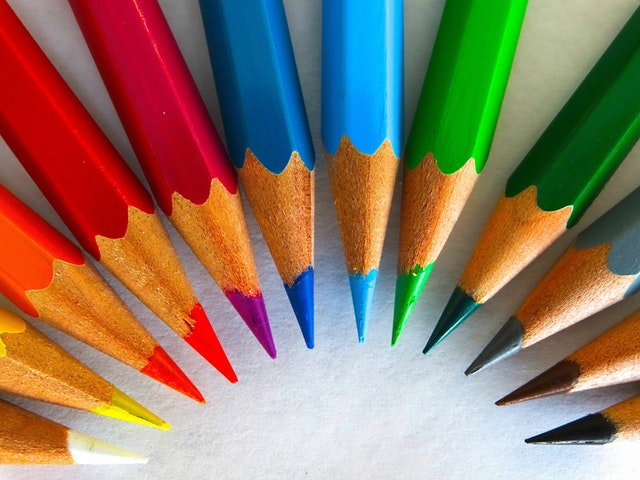
#> input picture pencils.jpeg, 640 x 480 px
$ jupyter execute --allow-errors 045-alpha-masks.ipynb   (shell and % lines are left out)
#> lines starting #> are read from the running program, lines starting #| are printed output that depends on the picture
[cell 1]
%pylab inline

[cell 2]
a = imread("pencils.jpeg") / 256
imshow(a)

[cell 3]
figsize(12,4)
#> (the rest of this cell did not finish here and is left out)

[cell 4]
figsize(6,6)
xlabel("red")
ylabel("green")
_ = hist2d(a[:,:,0].ravel(), a[:,:,1].ravel(), bins=64, cmap=cm.hot)
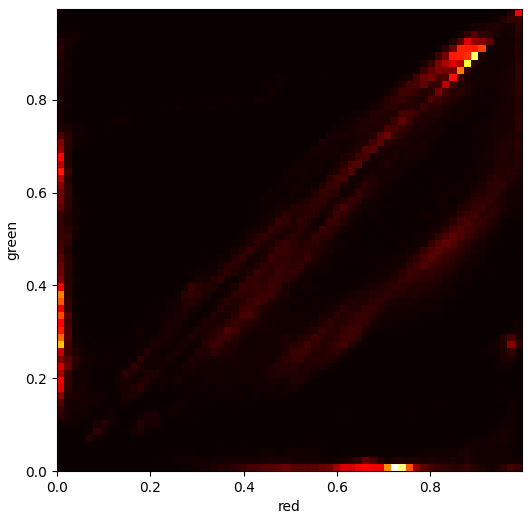
#> figure drawn by matplotlib, 1 panel

# Adding an Alpha (Transparency) Channel

[cell 5]
y = np.ones(a.shape[0])
#> y = 480 values from 1 to 1
x = np.linspace(0, 1, a.shape[1])
#> x = 640 values from 0 to 1
alpha = np.multiply.outer(y, x)
alpha.shape
#> Out = (480, 640)

[cell 6]
rgba = dstack((a, alpha))
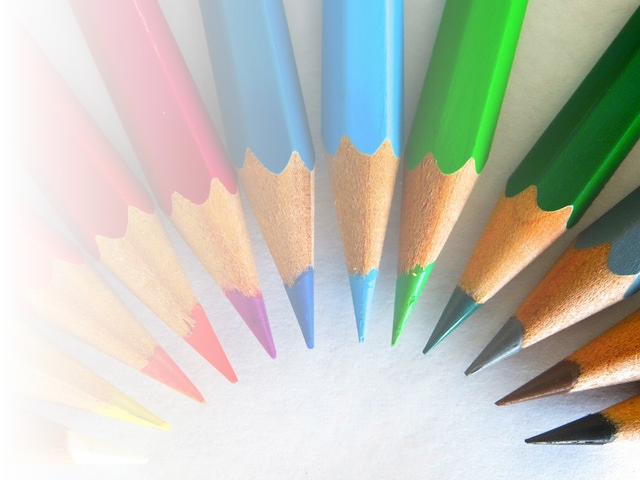
#> rgba: shape (480, 640, 4) float64; mean R, G, B, A 0.556, 0.472, 0.396, 0.5; transparent parts drawn white
rgba.shape
#> Out = (480, 640, 4)

[cell 7]
_ = imshow(rgba)

# Converting to Grayscale
* More Info: https://en.wikipedia.org/wiki/Grayscale#Converting_color_to_grayscale

[cell 8]
def rgb2gray(rgb):
    return rgb[...,:3] @ [0.299, 0.587, 0.114]
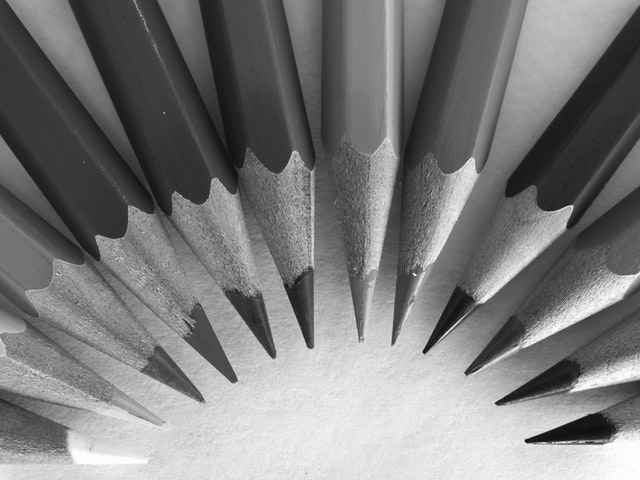
#> returned value: shape (480, 640) float64; min 0.0203, max 0.996, mean 0.488

[cell 9]
b = rgb2gray(a)
b.shape
#> Out = (480, 640)

[cell 10]
imshow(b, cmap=cm.gray, vmin=0, vmax=1)
colorbar()
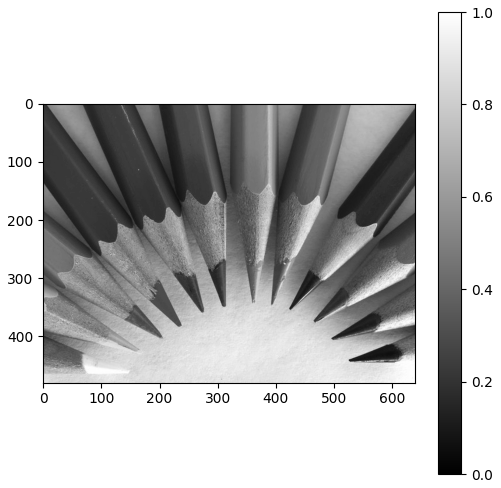
#> figure drawn by matplotlib, 2 panels

$ run again, with city.jpeg copied over pencils.jpeg
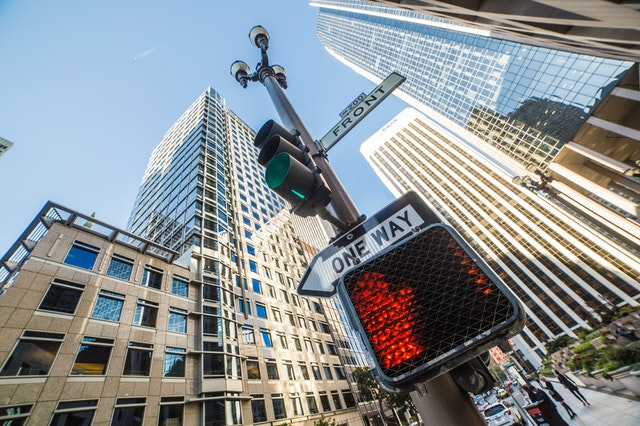
#> input picture city.jpeg, 640 x 426 px
#> `rgba = dstack((a, alpha))`:
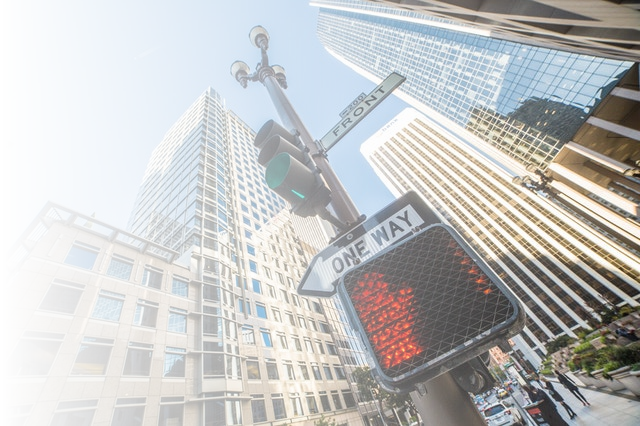
#> rgba: shape (426, 640, 4) float64; mean R, G, B, A 0.542, 0.565, 0.577, 0.5; transparent parts drawn white
#> `[cell 10] imshow(b, cmap=cm.gray, vmin=0, vmax=1) colorbar()`:
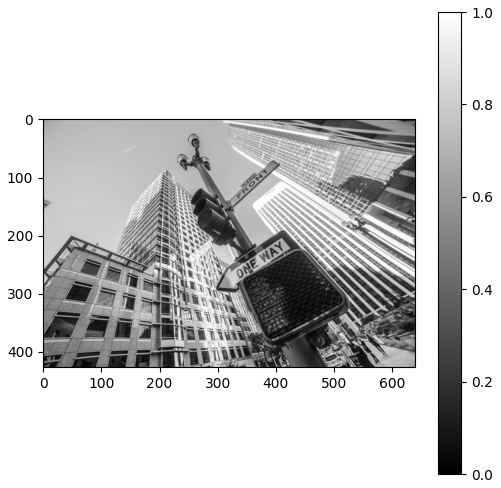
#> figure drawn by matplotlib, 2 panels

$ run again, with pagoda.jpeg copied over pencils.jpeg
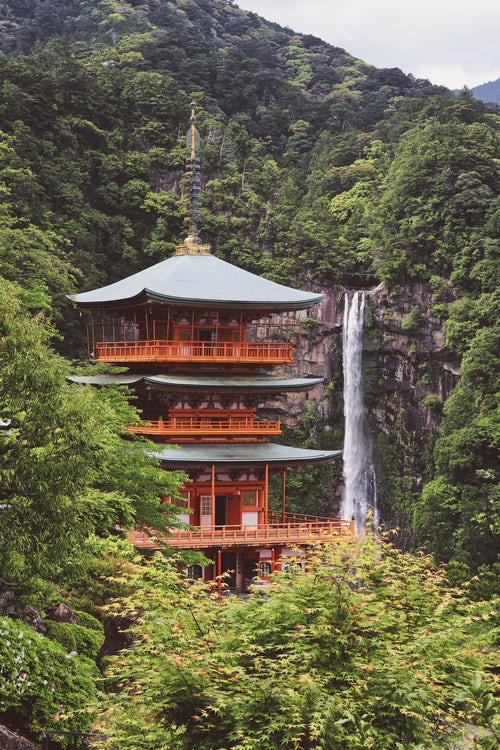
#> input picture pagoda.jpeg, 500 x 750 px
#> `rgba = dstack((a, alpha))`:
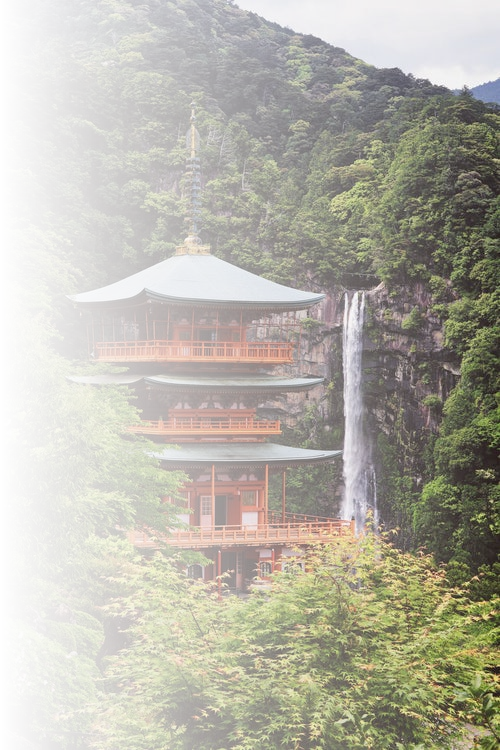
#> rgba: shape (750, 500, 4) float64; mean R, G, B, A 0.417, 0.397, 0.304, 0.5; transparent parts drawn white
#> `[cell 10] imshow(b, cmap=cm.gray, vmin=0, vmax=1) colorbar()`:
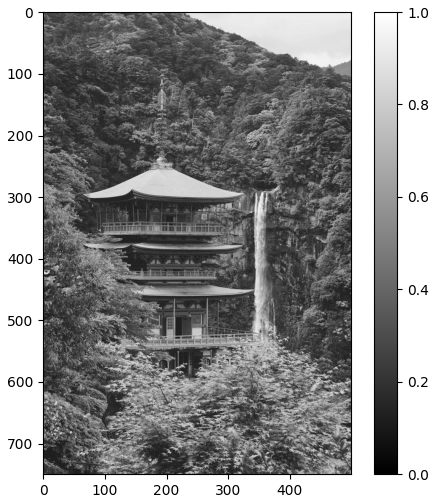
#> figure drawn by matplotlib, 2 panels

$ run again, with puppy1.jpeg copied over pencils.jpeg
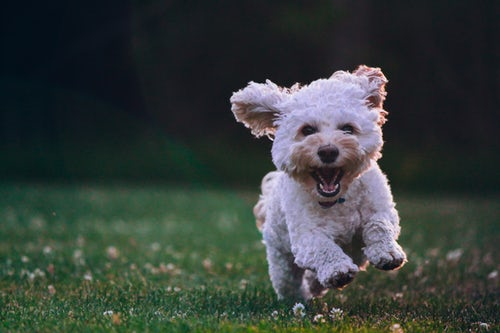
#> input picture puppy1.jpeg, 500 x 333 px
#> `rgba = dstack((a, alpha))`:
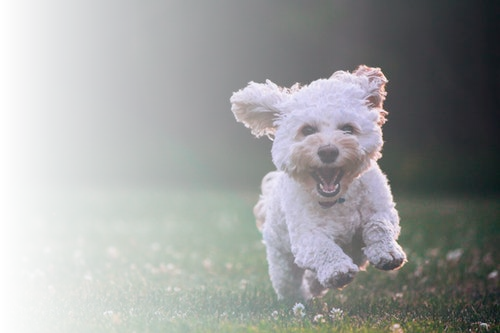
#> rgba: shape (333, 500, 4) float64; mean R, G, B, A 0.215, 0.247, 0.233, 0.5; transparent parts drawn white
#> `[cell 10] imshow(b, cmap=cm.gray, vmin=0, vmax=1) colorbar()`:
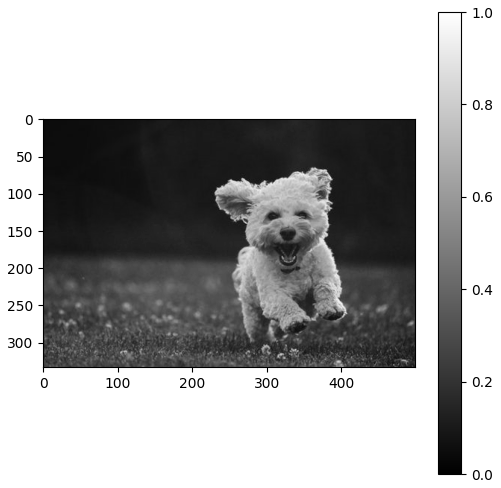
#> figure drawn by matplotlib, 2 panels
